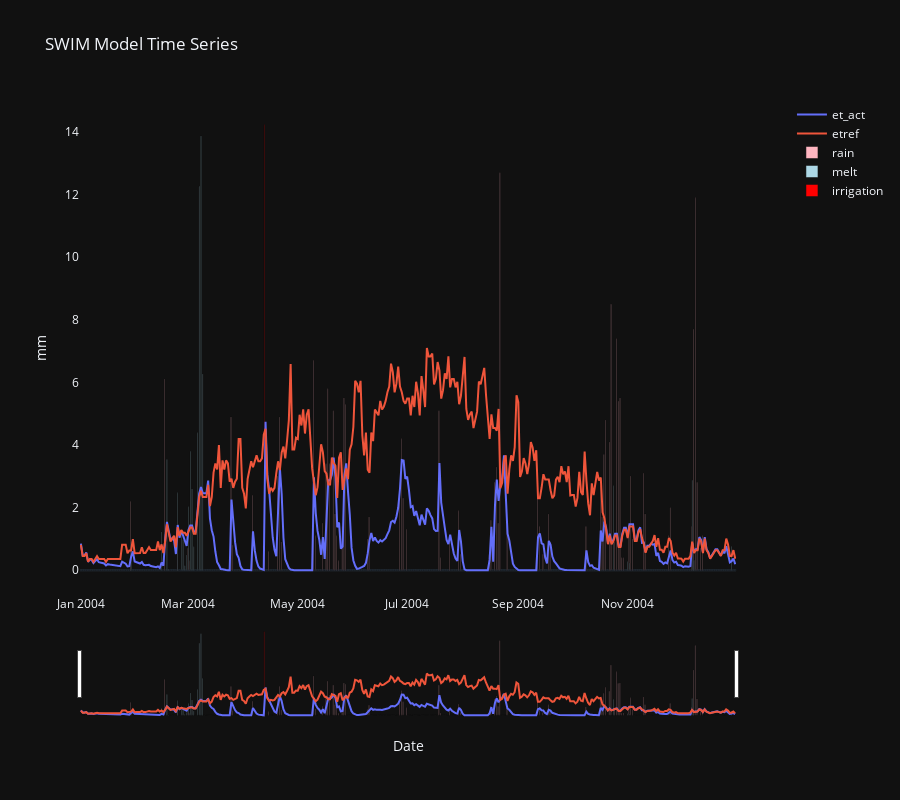

The notebook cell saved with this chart:
### Markdown cell above
Let's plot with the same function from the first tutorial, which is also in `viz.swim_timeseries`.

### Code cell
ydf = df.loc['2004-01-01': '2004-12-31']
print(f'total irrigation: {ydf.irrigation.sum():.1f}')
print(f'total et: {ydf.et_act.sum():.1f}')
print(f'total precip: {ydf.ppt.sum():.1f}')
plot_swim_timeseries(ydf, ['et_act', 'etref', 'rain', 'melt', 'irrigation'], start='2004-01-01', end='2004-12-31', png_file='et.png')

### Figure 1 — Plotly figure (JSON) as saved in the notebook; plotly's stock layout.template omitted (floating-point values rounded to 4 significant figures; data arrays with more than 128 entries replaced by an {"elided": "..."} marker saying what was removed)
{"data": [{"name": "et_act", "type": "scatter", "x": {"elided": "366 str values"}, "xaxis": "x", "y": {"elided": "366 float values"}, "yaxis": "y"}, {"name": "etref", "type": "scatter", "x": {"elided": "366 str values"}, "xaxis": "x", "y": {"elided": "366 float values"}, "yaxis": "y"}, {"marker": {"color": "lightpink"}, "name": "rain", "type": "bar", "x": {"elided": "366 str values"}, "xaxis": "x", "y": {"elided": "366 float values"}, "yaxis": "y"}, {"marker": {"color": "lightblue"}, "name": "melt", "type": "bar", "x": {"elided": "366 str values"}, "xaxis": "x", "y": {"elided": "366 float values"}, "yaxis": "y"}, {"marker": {"color": "red"}, "name": "irrigation", "type": "bar", "x": {"elided": "366 str values"}, "xaxis": "x", "y": {"elided": "366 float values"}, "yaxis": "y"}], "layout": {"height": 800, "title": {"text": "SWIM Model Time Series"}, "xaxis": {"anchor": "y", "domain": [0, 0.94], "rangeslider": {"visible": true}, "showgrid": false, "title": {"text": "Date"}}, "yaxis": {"anchor": "x", "domain": [0, 1], "showgrid": false, "title": {"text": "mm"}}, "yaxis2": {"anchor": "x", "overlaying": "y", "showgrid": false, "side": "right"}}}
